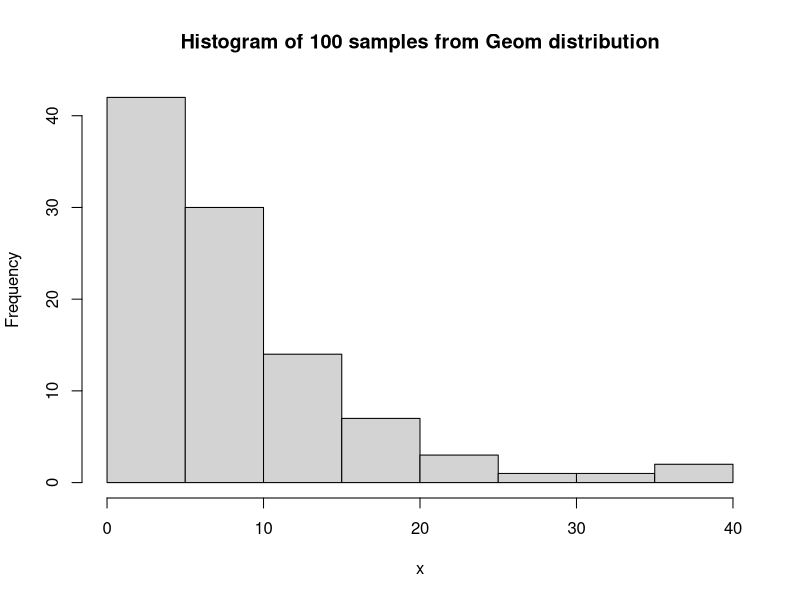
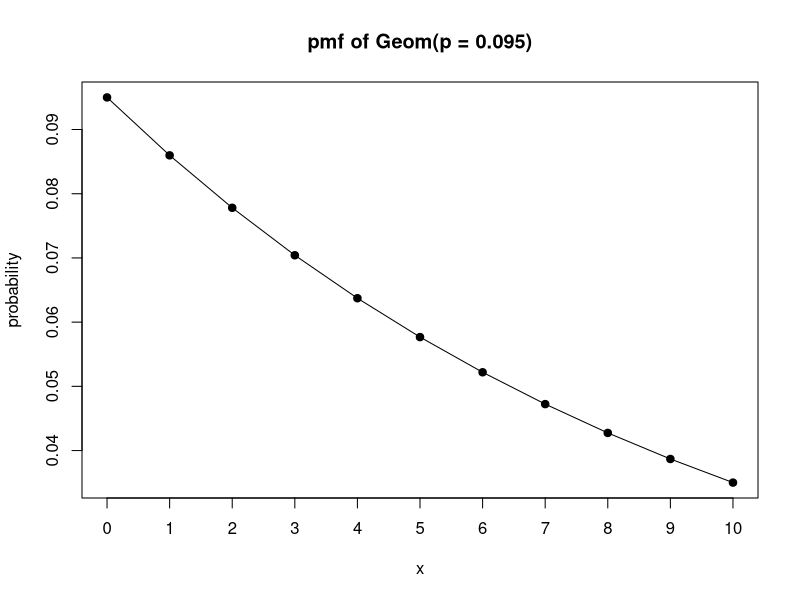

Here is the R script that generated these plots, in order:
# (a)
n = 100
p = 0.095
x = rgeom(n, p)
x

# (b)
hist(x, xlab = "x", main = "Histogram of 100 samples from Geom distribution")

# (c)
y = c(0:10)
pmf = dgeom(y, prob = p)
plot(y, pmf, xlab = "x",xaxt = "n", ylab = "probability", main = "pmf of Geom(p = 0.095)")
axis(1, at = 0:10)
lines(y, pmf, lwd = 1)
points(y, pmf, pch = 16)